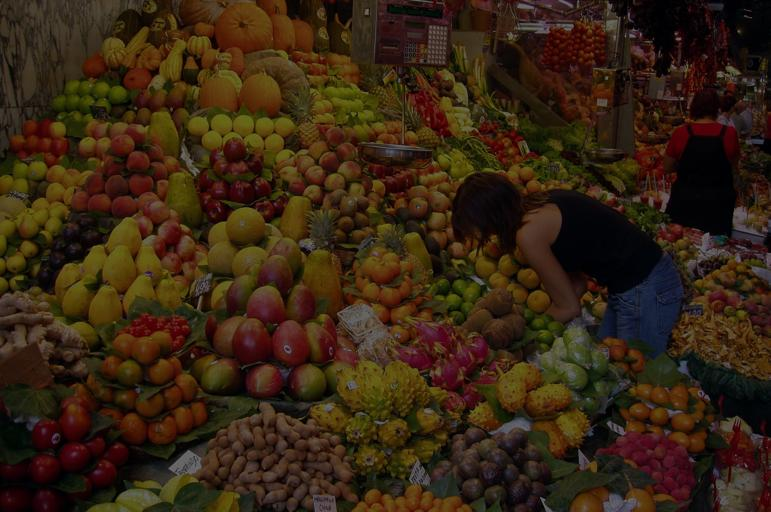
%> input picture Ex9/fruits.jpg, 771 x 512 px
$ octave ex9.m   (GNU Octave 9; MATLAB toolbox functions it lacks are replaced by stand-ins)
%> lines starting %> are read from the running program, lines starting %| are printed output that depends on the picture
### Ex9/histogrameq.m
function histeq_img = histogrameq(img)

r = img(:,:,1);
g = img(:,:,2);
b = img(:,:,3);
req = histeq(r);
geq = histeq(g);
beq = histeq(b);
histeq_img = cat(3,req,geq,beq);

### Ex4/histeq.m
function output_img = histequal(input_img)
[m,n] = size(input_img);
my_hist = zeros(1,256);
% [5 lines of commented-out code are left out]
my_hist = imhist(input_img);
prob_hist = double(my_hist./(m*n));
cdf_img = zeros(1,256);
cdf_img(1) = prob_hist(1);
for i = 2:length(prob_hist)
   cdf_img(1,i) = prob_hist(i) + cdf_img(1,i-1);
end
cdf_img = floor(255*(cdf_img));

img_1D = input_img(:);
for i = 1:m*n
    img_1D(i) = cdf_img(img_1D(i)+1);
end
output_img = reshape(img_1D, m,n);

### Ex9/intensityeq.m
function ineq_image = intensityeq(rgb_image)

hsv_image = rgb2hsv(rgb_image);
h = hsv_image(:,:,1);
s = hsv_image(:,:,2);
v = hsv_image(:,:,3);
% heq = histeq(h);
% seq = histeq(s);
veq = histeq(v);
Ieq = cat(3,h,s,veq);
ineq_image = hsv2rgb(Ieq);

### Ex9/ex9.m
clear all
close all
clc

%% Task 1
I1 = imread('fruits.jpg');
%> I1 is the input picture: size 512x771x3 uint8; mean R, G, B 54.7, 36.6, 18.1
I1_hist_eq = histogrameq(I1);
%> in histogrameq, `b = img(:,:,3);`:
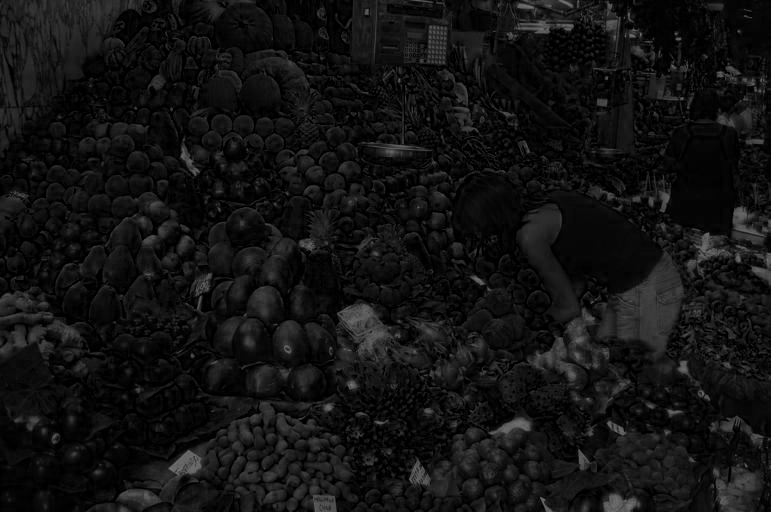
%> b: size 512x771 uint8; min 0, max 122, mean 18.1
%> in histequal, `my_hist = imhist(input_img);`: my_hist = 256 values, max 4758 at index 43, min 0 at index 127, mean 1542
%> in histequal, `prob_hist = double(my_hist./(m*n));`: prob_hist = 256 values, max 0.0121 at index 43, min 0 at index 127, mean 0.00391
%> after the loop in histequal, `for i = 2:length(prob_hist)`: cdf_img = 256 values from 0.00729 to 1
%> in histequal, `cdf_img = floor(255*(cdf_img));`: cdf_img = 256 values from 1 to 255
%> in histequal, `output_img = reshape(img_1D, m,n);`:
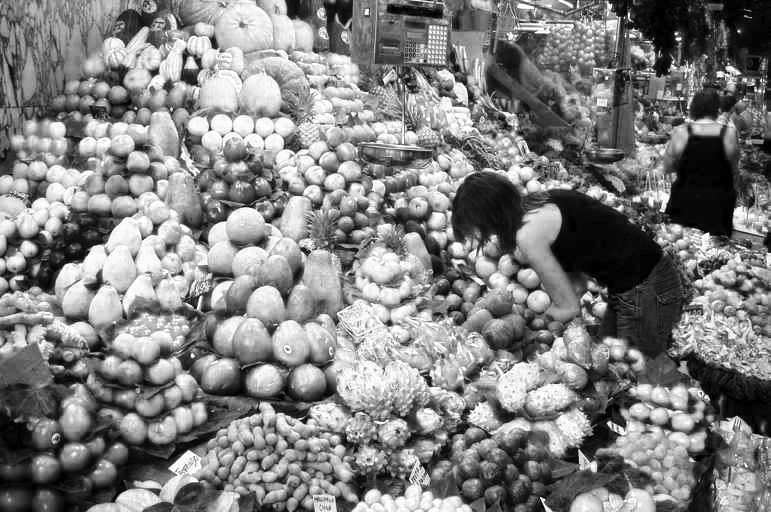
%> output_img: size 512x771 uint8; min 1, max 255, mean 128.3
%> in histequal (call 2), `my_hist = imhist(input_img);`: my_hist = 256 values, max 8237 at index 1, min 0 at index 120, mean 1542
%> in histequal (call 2), `prob_hist = double(my_hist./(m*n));`: prob_hist = 256 values, max 0.0209 at index 1, min 0 at index 120, mean 0.00391
%> after the loop in histequal (call 2), `for i = 2:length(prob_hist)`: cdf_img = 256 values from 0.0209 to 1
%> in histequal (call 2), `cdf_img = floor(255*(cdf_img));`: cdf_img = 256 values from 5 to 254
%> in histequal (call 2), `output_img = reshape(img_1D, m,n);`:
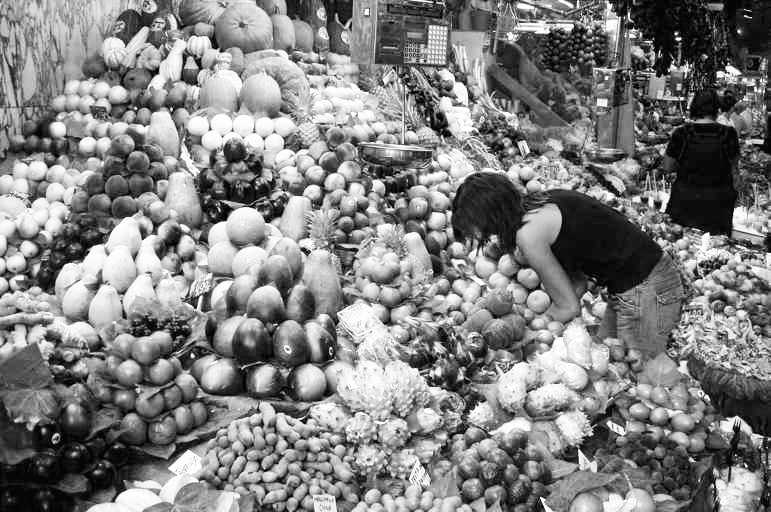
%> output_img: size 512x771 uint8; min 5, max 254, mean 128.6
%> in histequal (call 3), `my_hist = imhist(input_img);`: my_hist = 256 values, max 37151 at index 1, min 0 at index 117, mean 1542
%> in histequal (call 3), `prob_hist = double(my_hist./(m*n));`: prob_hist = 256 values, max 0.0941 at index 1, min 0 at index 117, mean 0.00391
%> after the loop in histequal (call 3), `for i = 2:length(prob_hist)`: cdf_img = 256 values from 0.0941 to 1
%> in histequal (call 3), `cdf_img = floor(255*(cdf_img));`: cdf_img = 256 values from 23 to 255
%> in histequal (call 3), `output_img = reshape(img_1D, m,n);`:
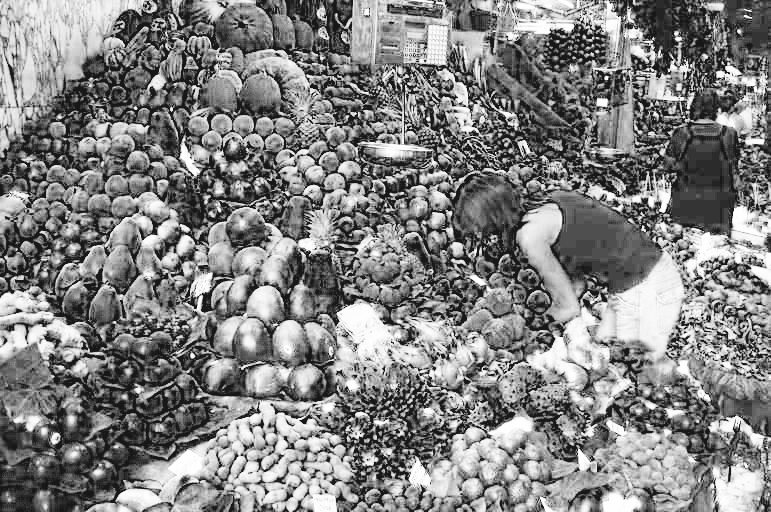
%> output_img: size 512x771 uint8; min 23, max 255, mean 130.7
%> in histogrameq, `histeq_img = cat(3,req,geq,beq);`:
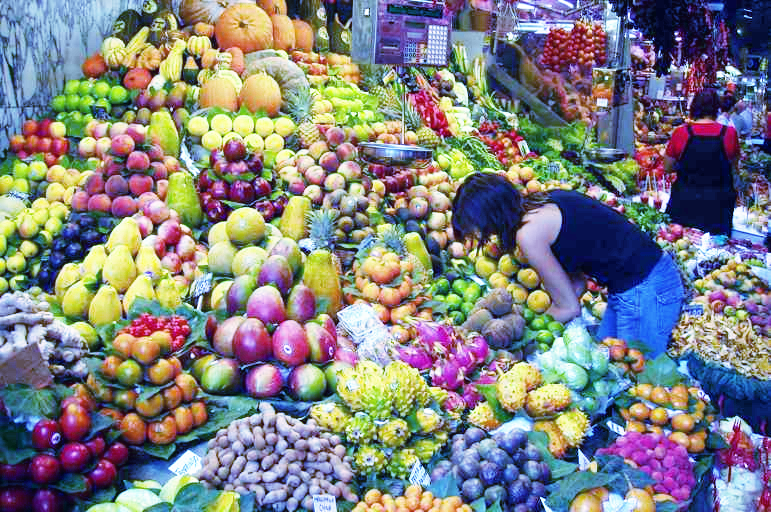
%> histeq_img: size 512x771x3 uint8; mean R, G, B 128.3, 128.6, 130.7
I1_ints_eq = intensityeq(I1);
%> in intensityeq, `hsv_image = rgb2hsv(rgb_image);`: hsv_image: size 512x771x3 double; mean H, S, V 0.211, 0.697, 0.218
%> in intensityeq, `h = hsv_image(:,:,1);`:
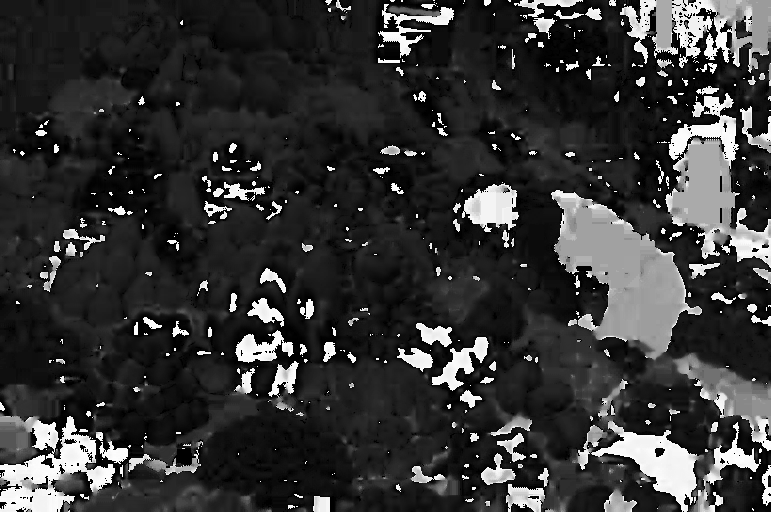
%> h: size 512x771 double; min 0, max 0.998, mean 0.211
%> in intensityeq, `s = hsv_image(:,:,2);`:
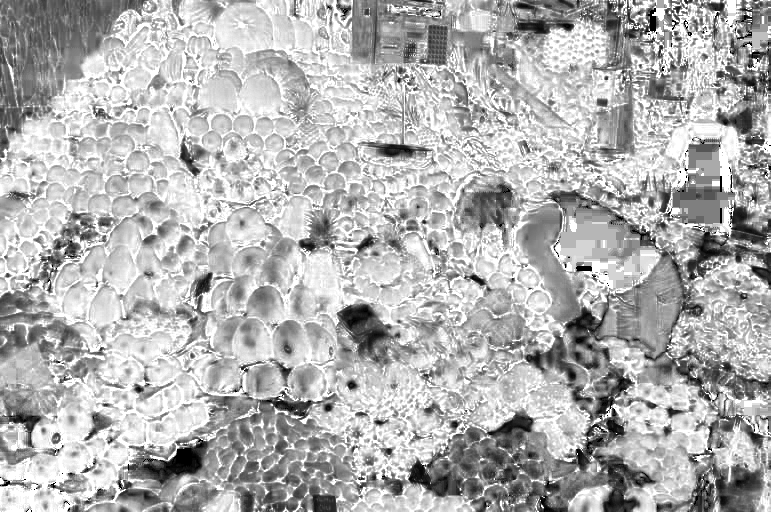
%> s: size 512x771 double; min 0, max 1, mean 0.697
%> the run ends on the next line
